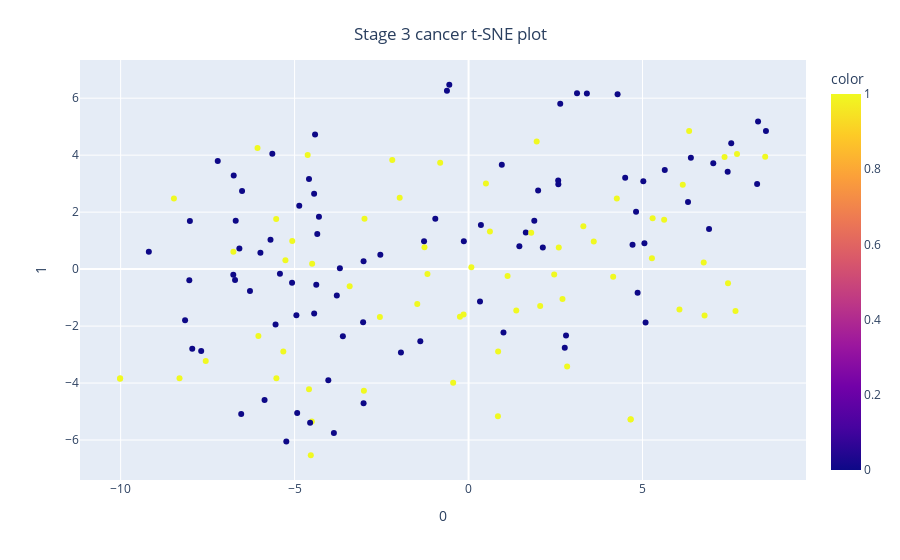

Source (notebook cell):
### Code cell
## Stage 3 cancer T-sne plot


from sklearn.manifold import TSNE
import plotly.express as px


features = X3

tsne = TSNE(n_components=2, random_state=0)
projections = tsne.fit_transform(features)

fig = px.scatter(
    projections, x=0, y=1,
    color=y3,
)

fig.update_layout(
    title={
        'text': "Stage 3 cancer t-SNE plot",
        'y':0.95,
        'x':0.5,
        'xanchor': 'center',
        'yanchor': 'top'})

fig.show()

### Figure 1 — Plotly figure (JSON) as saved in the notebook; plotly's stock layout.template omitted (floating-point values rounded to 4 significant figures; data arrays with more than 128 entries replaced by an {"elided": "..."} marker saying what was removed)
{"data": [{"hovertemplate": "0=%{x}<br>1=%{y}<br>color=%{marker.color}<extra></extra>", "legendgroup": "", "marker": {"color": {"elided": "148 int values"}, "coloraxis": "coloraxis", "symbol": "circle"}, "mode": "markers", "name": "", "orientation": "v", "showlegend": false, "type": "scatter", "x": {"elided": "148 float values"}, "xaxis": "x", "y": {"elided": "148 float values"}, "yaxis": "y"}], "layout": {"autosize": true, "coloraxis": {"colorbar": {"title": {"text": "color"}}, "colorscale": [[0, "#0d0887"], [0.1111, "#46039f"], [0.2222, "#7201a8"], [0.3333, "#9c179e"], [0.4444, "#bd3786"], [0.5556, "#d8576b"], [0.6667, "#ed7953"], [0.7778, "#fb9f3a"], [0.8889, "#fdca26"], [1, "#f0f921"]]}, "legend": {"tracegroupgap": 0}, "margin": {"t": 60}, "title": {"text": "Stage 3 cancer t-SNE plot", "x": 0.5, "xanchor": "center", "y": 0.95, "yanchor": "top"}, "xaxis": {"anchor": "y", "autorange": true, "domain": [0, 1], "range": [-11.18, 9.708], "title": {"text": "0"}, "type": "linear"}, "yaxis": {"anchor": "x", "autorange": true, "domain": [0, 1], "range": [-7.541, 7.478], "title": {"text": "1"}, "type": "linear"}}}
